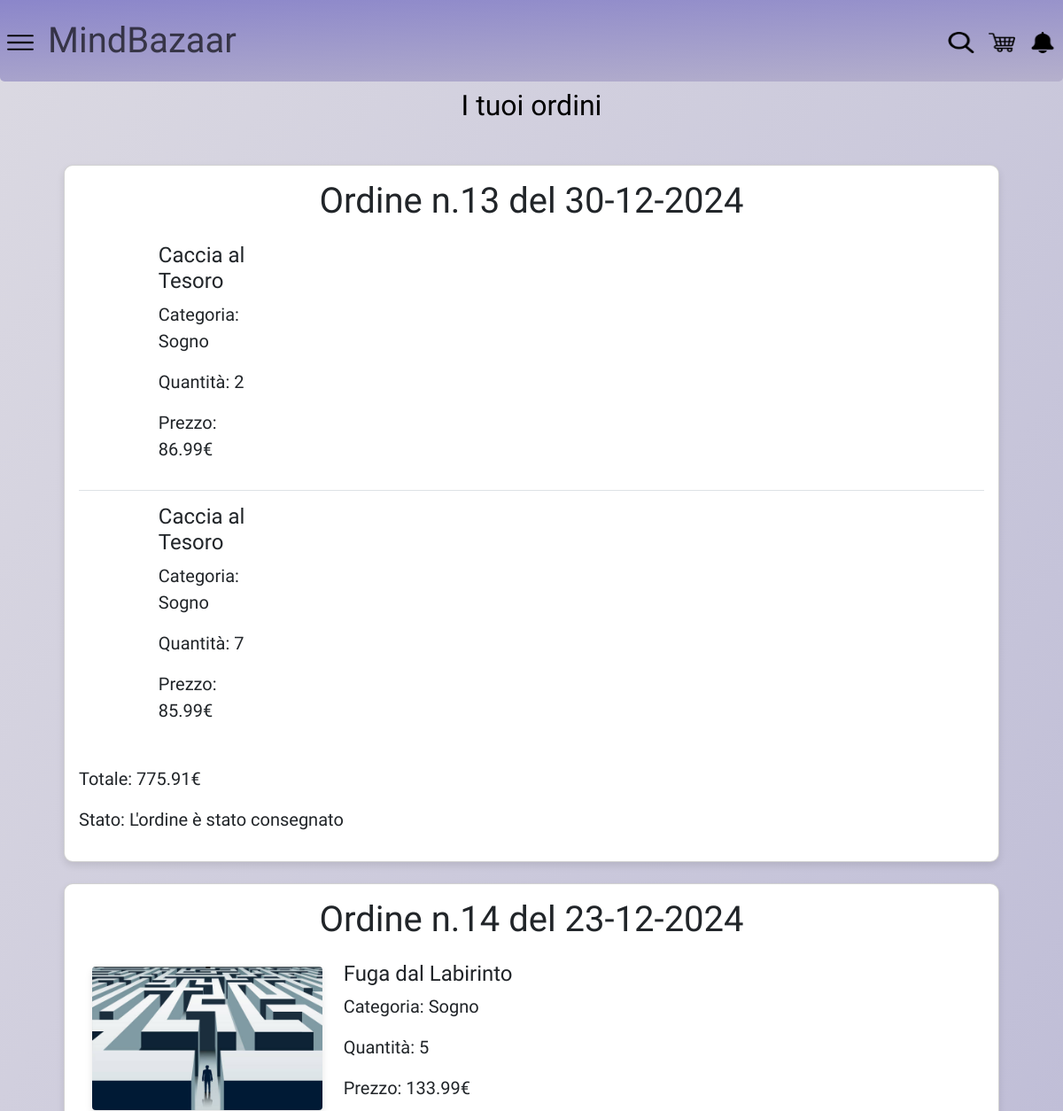
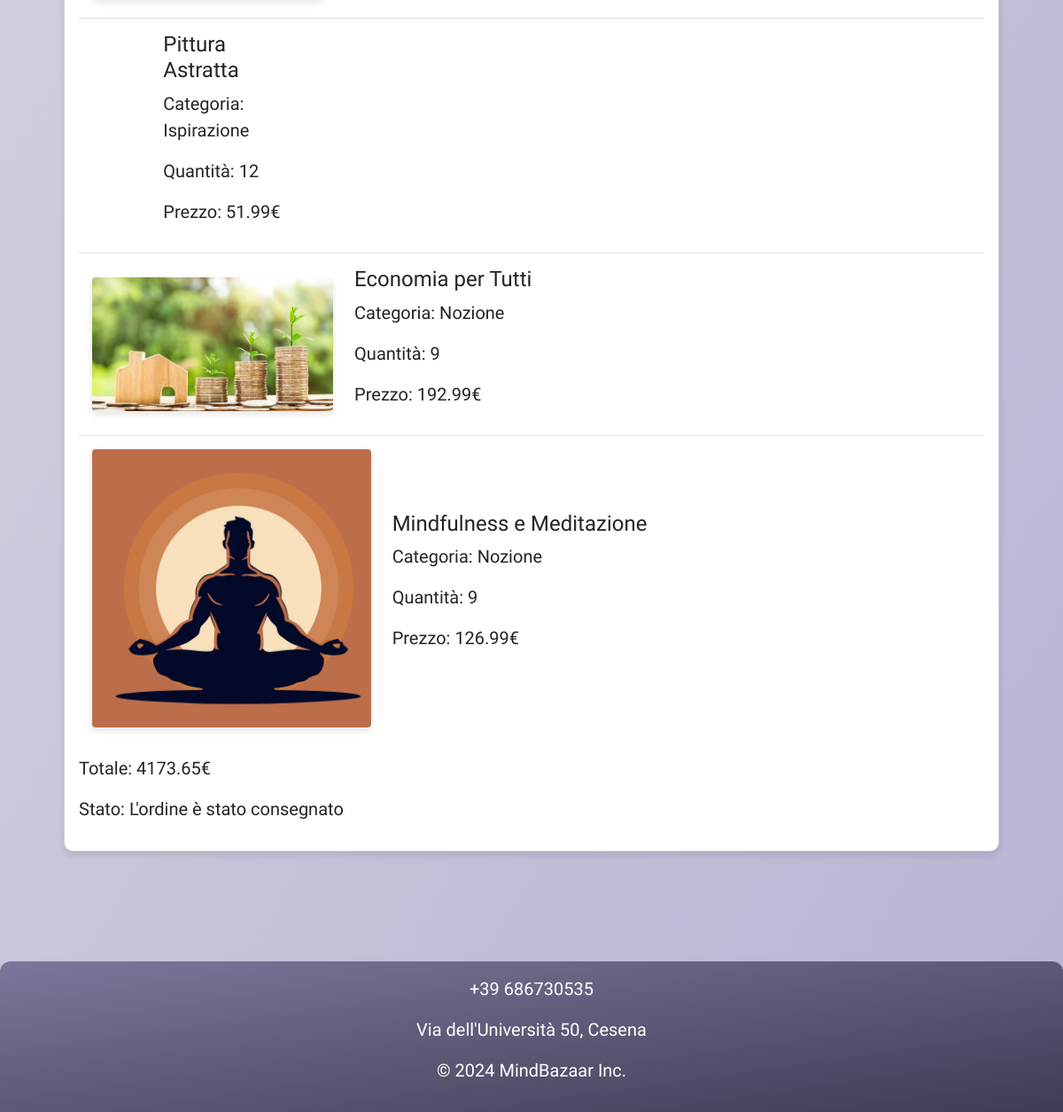
Page /orders.php (signed in) on the committed database (2 pictures, top to bottom).
### tables this page shows
create table ORDINI (
     tempo_ordinazione datetime not null,
     tempo_spedizione datetime not null,
     tempo_consegna datetime not null,
     id int not null auto_increment,
     username varchar(20) not null,
     constraint ID_ORDINE_ID primary key (id));

create table ARTICOLI (
     id_prodotto int not null,
     formato varchar(20) not null,
     durata varchar(15) not null,
     intensita int not null,
     prezzo decimal(5,2) not null,
     disponibilita int not null,
     versione int not null,
     constraint ID_ARTICOLO_ID primary key (id_prodotto, versione));

create table PRODOTTI (
     id int not null auto_increment,
     nome varchar(50) not null,
     descrizione varchar(200) not null,
     eta_minima int not null,
     immagine varchar(50) not null,
     nome_categoria varchar(20) not null,
     constraint ID_PRODOTTO_ID primary key (id));

create table RICHIESTE (
     id_ordine int not null,
     id_prodotto int not null,
     versione_articolo int not null,
     quantita int not null,
     constraint ID_RICHIESTA_ID primary key (id_ordine, id_prodotto, versione_articolo));

### orders.php (called while the page is built, shortened)
<?php
require_once 'bootstrap.php';
$templateParams["titolo"] = "MindBazaar - Ordini";
$templateParams["nome"] = "ordersList.php";
$orders = $dbh->getOrdersByUsername($_SESSION["username"]);
require 'template/base.php';

### db/database.php (called while the page is built, shortened)
<?php
class DatabaseHelper {
    private $db;
    public function __construct($servername, $username, $password, $dbname, $port) {
        $this->db = new mysqli($servername, $username, $password, $dbname, $port);
    }
    public function getOrdersByUsername($username) {
        $stmt = $this->db->prepare(
            "SELECT O.*
            FROM ORDINI O
            WHERE O.username = ?
            ORDER BY O.tempo_ordinazione DESC"
        );
        $stmt->bind_param("s", $username);
        $stmt->execute();
        $result = $stmt->get_result();
        return $result->fetch_all(MYSQLI_ASSOC);
    }
    public function getArticlesByOrderId($orderId) {
        $stmt = $this->db->prepare(
            "SELECT A.*, P.*, R.*, O.*
            FROM ARTICOLI A JOIN RICHIESTE R
            ON R.id_prodotto = A.id_prodotto
            JOIN PRODOTTI P ON P.id = A.id_prodotto
            JOIN ORDINI O ON O.id = R.id_ordine
            WHERE R.versione_articolo = A.versione
            AND R.id_ordine = ?"
        );
        $stmt->bind_param("s", $orderId);
        $stmt->execute();
        $result = $stmt->get_result();
        return $result->fetch_all(MYSQLI_ASSOC);
    }
}

### bootstrap.php (called while the page is built, shortened)
<?php
require_once("utils/functions.php");
require_once("db/database.php");
$dbh = new DatabaseHelper("localhost", "root", "", "MindBazaar", 3306);

### utils/functions.php (called while the page is built, shortened)
<?php
function calculateTotal($articles) {
    $total = 0;
    foreach ($articles as $article) {
        $total += $article["prezzo"] * $article["quantita"];
    }
    return $total;
}
function getImagePath($category, $imageName) {
    return getImageDir($category) . "/" . $imageName;
}
function getImageDir($category) {
    switch ($category) {
        case "Sogno":
            return DREAMS_DIR;
        case "Ispirazione":
            return INSPIRATIONS_DIR;
        case "Nozione":
            return NOTIONS_DIR;
    }
}
function getOrderState($tempo_spedizione, $tempo_consegna) {
    $data = new Datetime("now");
    $tempo_spedizione = new DateTime(str_replace(' ', 'T', $tempo_spedizione));
    $tempo_consegna = new DateTime(str_replace(' ', 'T', $tempo_consegna));
    $result = "";
    if ($data < $tempo_spedizione) {
        $result = "L'ordine è in fase di preparazione";
    } elseif ($data < $tempo_consegna) {
        $result = "L'ordine è stato spedito";
    } else {
        $result = "L'ordine è stato consegnato";
    }
    return $result;
}

### template/ordersList.php (the view)
<section>
    <div class="text-center">
        <h2>I tuoi ordini</h2>
    </div>
    <div class="container mt-5">
        <div class="row">
            <?php foreach ($orders as $order): ?>
                <div id="ord-<?php echo ($order["id"]) ?>" class="col-12 mb-4">
                    <div class="card">
                        <div class="card-body">
                            <h3 class="card-title text-center">
                                Ordine n.<?php echo ($order["id"]) ?> del <?php echo date('d-m-Y', strtotime($order["tempo_ordinazione"])); ?>
                            </h3>
                            <ul class="list-group list-group-flush">
                                <?php
                                $articoli = $dbh->getArticlesByOrderId($order["id"]);
                                foreach ($articoli as $article): ?>
                                    <li class="list-group-item">
                                        <div class="row align-items-center">
                                            <div class="col-12 col-md-4 text-center mb-3 mb-md-0">
                                                <img src="<?php echo getImagePath($article["nome_categoria"], $article["immagine"]); ?>"
                                                    alt=""
                                                    class="img-fluid singleProduct-image"/>
                                            </div>
                                            <div class="col-12 col-md-8">
                                                <h4><?php echo ($article["nome"]) ?></h4>
                                                <p>Categoria: <?php echo ($article["nome_categoria"]) ?></p>
                                                <p>Quantità: <?php echo ($article["quantita"]) ?></p>
                                                <p>Prezzo: <?php echo ($article["prezzo"]) ?>€</p>
                                            </div>
                                        </div>
                                    </li>
                                <?php endforeach; ?>
                            </ul>
                            <div class="mt-3">
                                <p><strong>Totale:</strong> <?php echo (calculateTotal($articoli)) ?>€</p>
                                <p><strong>Stato:</strong> <?php echo (getOrderState($order["tempo_spedizione"], $order["tempo_consegna"])) ?></p>
                            </div>
                        </div>
                    </div>
                </div>
            <?php endforeach; ?>
        </div>
    </div>
</section>

### template/base.php (shortened to what this page needs)
<!DOCTYPE html>
<html lang="it">
<head>
    <link href="https://cdn.jsdelivr.net/npm/bootstrap@5.3.3/dist/css/bootstrap.min.css" rel="stylesheet"
 />
    <link rel="stylesheet" type="text/css" href="./css/style.css" />
</head>
<body>
    <header class="fixed-top">
        <nav class="navbar navbar-expand">
            <ul class="navbar-nav">
                <li class="nav-item">
                    <a class="nav-link" href="javascript:void(0)" onclick="toggleNav()">
                        <img src="<?php echo SYMBOLS_DIR . 'menu.png'; ?>" alt="Menu" />
                    </a>
                </li>
                <li class="nav-item">
                    <a class="nav-link" href="index.php">
                        <h1 class="m-0">MindBazaar</h1>
                    </a>
                </li>
            </ul>
            <ul class="navbar-nav ms-auto">
                <li class="nav-item">
                    <a class="nav-link" href="javascript:void(0)" onclick="toggleSearch()">
                        <img src="<?php echo SYMBOLS_DIR . 'search.png'; ?>" alt="Search" />
                    </a>
                </li>
                <li class="nav-item">
                    <a class="nav-link" href="cart.php">
                        <img src="<?php echo SYMBOLS_DIR . 'shopping-cart.png'; ?>" alt="Cart" />
                    </a>
                </li>
                <li class="nav-item">
                    <a class="nav-link" href="notifications.php" id="notification-badge">
                        <img id="notification-icon-0" src="<?php echo SYMBOLS_DIR . 'notificationEmpty.png'; ?>" alt="Notifications" />
                    </a>
                </li>
            </ul>
        </nav>
    </header>
    <main class="flex-grow-1">
        <?php if (isset($templateParams["nome"])) {
            require($templateParams["nome"]);
        }; ?>
    </main>
    <footer id="footer" class="text-white">
        <div class="text-center p-3">
            <p>+39 686730535</p>
            <p>Via dell'Università 50, Cesena</p>
            <p>&copy 2024 MindBazaar Inc.</p>
        </div>
    </footer>
</body>
</html>

### css/style.css (style rules this page uses)
body { color: black; font-family: 'Roboto Condensed'; font-weight: 300; font-size: 20px; min-height: 100vh; display: flex; flex-direction: column; background-color: #dadff7; background-image: linear-gradient(120deg, #dbd9e2, #b6b4d3); }
body>header { background-color: #dadff7; background-image: linear-gradient(178deg, #8b86ca, #b5b0cc); border-bottom-right-radius: 5px; border-bottom-left-radius: 5px; }
body>main { padding-top: 100px !important; padding-bottom: 100px !important; padding-right: 5% !important; padding-left: 5% !important; }
body>footer { background-color: #232533; background-image: linear-gradient(172deg, #7d7699, #3f3b55); border-top-right-radius: 12px; border-top-left-radius: 12px; z-index: 4; }
a { text-decoration: none; }
ol, ul { list-style: none; }
.navbar-nav { align-items: center; }
.navbar-nav h1, .navbar-nav h2 { margin: 0; padding: 0; line-height: inherit; vertical-align: middle; }
.nav-link img { width: 30px; height: 24px; display: inline; transition-duration: 0.4s; }
.card { border-radius: 10px; box-shadow: 0 4px 8px rgba(0, 0, 0, 0.1); }
.card-title { font-size: 2.5rem; }
.card-body { display: flex; flex-direction: column; }
.card img { max-width: 100%; height: auto; border-radius: 4px; box-shadow: 0 4px 8px rgba(0, 0, 0, 0.1); }
.list-group-item { display: flex; align-items: center; padding: 15px; }
.singleProduct-image { width: 100%; max-width: 300px; height: auto; border-radius: 8px; box-shadow: 0 4px 8px rgba(0, 0, 0, 0.1); max-width: 100%; }

### rows in the picture
ordini: id "13", tempo_ordinazione "30-12-2024", articoli "775.91", tempo_spedizione+tempo_consegna "L'ordine è stato consegnato"
articoli: id_prodotto.nome "Caccia al Tesoro", id_prodotto.nome_categoria "Sogno", richieste.quantita "2", prezzo "86.99"
articoli: id_prodotto.nome "Caccia al Tesoro", id_prodotto.nome_categoria "Sogno", richieste.quantita "7", prezzo "85.99"
ordini: id "14", tempo_ordinazione "23-12-2024", articoli "4173.65", tempo_spedizione+tempo_consegna "L'ordine è stato consegnato"
articoli: id_prodotto.immagine (picture), id_prodotto.nome "Fuga dal Labirinto", id_prodotto.nome_categoria "Sogno", richieste.quantita "5", prezzo "133.99"
articoli: id_prodotto.nome "Pittura Astratta", id_prodotto.nome_categoria "Ispirazione", richieste.quantita "12", prezzo "51.99"
articoli: id_prodotto.immagine (picture), id_prodotto.nome "Economia per Tutti", id_prodotto.nome_categoria "Nozione", richieste.quantita "9", prezzo "192.99"
articoli: id_prodotto.immagine (picture), id_prodotto.nome "Mindfulness e Meditazione", id_prodotto.nome_categoria "Nozione", richieste.quantita "9", prezzo "126.99"
